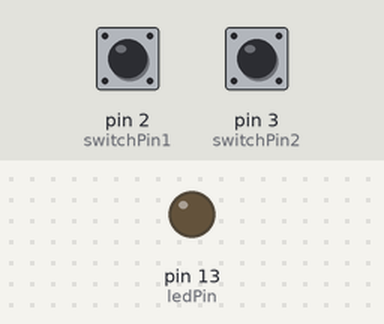
A sketch run on a simulated Arduino Uno, built with avr-gcc and run on an emulated ATmega328P. Shown: output pins drawn as LEDs (lit = HIGH). Inputs (shaded band) come from the test bench; at power-on: pin 2 (switchPin1) HIGH, pin 3 (switchPin2) HIGH.

Above: at 1.2 s.
1.3 s: pin 2 (switchPin1) pulled LOW for 0.15 s
At 1.37 s:
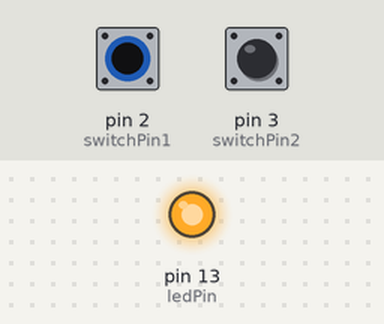
2.9 s: pin 2 (switchPin1) pulled LOW for 3.2 s
At 7.3 s:
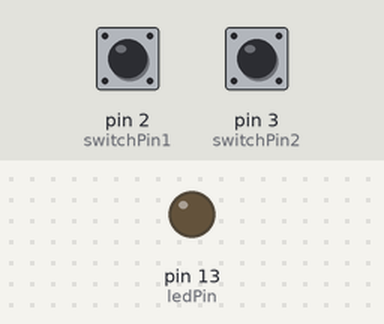
7.6 s: pin 3 (switchPin2) pulled LOW for 3.2 s
At 8.6 s:
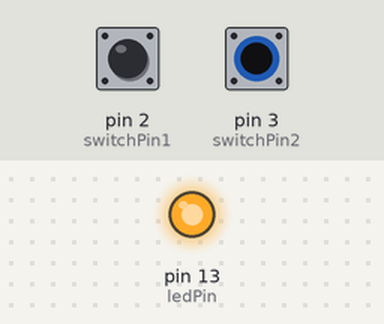
Timing chart, 0 to 12.3 s (numbered marks = the images above; inputs shaded):
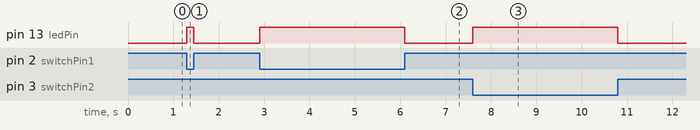

Measured:
- after the input at 1.3 s, pin 13 (ledPin): LOW → HIGH at once, → LOW 0.15 s later
- after the input at 2.9 s, pin 13 (ledPin): LOW → HIGH at once, → LOW 3.2 s later
- after the input at 7.6 s, pin 13 (ledPin): LOW → HIGH at once, → LOW 3.2 s later

The sketch:

Practice05.ino
```cpp
//Practice05 - 푸시 버튼

int ledPin = 13;
int switchPin1 = 2;
int switchPin2 = 3;
void setup() {
  // put your setup code here, to run once:
  pinMode(ledPin, OUTPUT);
  pinMode(switchPin1, INPUT);
  pinMode(switchPin2, INPUT);
}

void loop() {
  // put your main code here, to run repeatedly:

  //digitalRead(pin) -> HIGH/LOW 반환
  if ((digitalRead(switchPin1) == LOW) && (digitalRead(switchPin2) == LOW))
      //@@@@@ 버튼을 누른 상태가 LOW, 누르지 않은 상태가 HIGH 상태임 @@@@@
    digitalWrite(ledPin, LOW);
  else if ((digitalRead(switchPin1) == LOW) || (digitalRead(switchPin2) == LOW))
    digitalWrite(ledPin, HIGH);
  else
    digitalWrite(ledPin, LOW);

    /*
     *    다음과 같이 if문의 위치를 바꾸게 되면, 버튼하나를 누를경우 해당조건문을 참으로 판단하여
     *    두번째 else if문을 확인하지 않게됨 -> 두개의 버튼을 누를경우 하나의 버튼을 누른것과 같은 출력
     *
     *    if ((digitalRead(switchPin1) == LOW) || (digitalRead(switchPin2) == LOW))
     *      digitalWrite(ledPin, HIGH);
     *
     *    else if ((digitalRead(switchPin1) == LOW) && (digitalRead(switchPin2) == LOW))
     *      digitalWrite(ledPin, LOW);
     *
     *    else
     *      digitalWrite(ledPin, LOW);
     */
}
```
